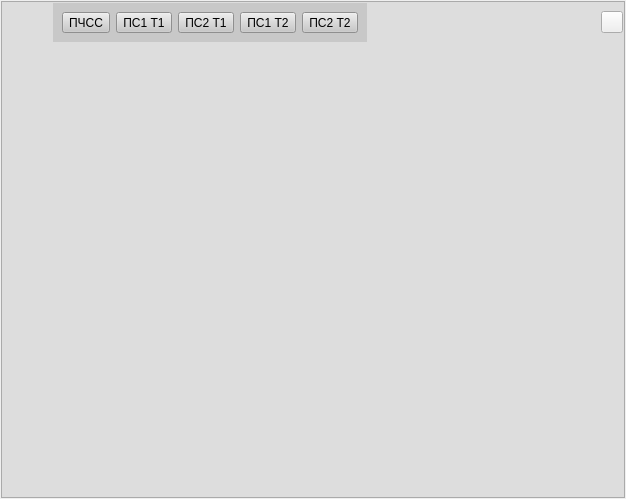
<?xml version="1.0" encoding="UTF-8"?>
<ui version="4.0">
 <class>ShPIndicatorWidget</class>
 <widget class="QWidget" name="ShPIndicatorWidget">
  <property name="geometry">
   <rect>
    <x>0</x>
    <y>0</y>
    <width>626</width>
    <height>499</height>
   </rect>
  </property>
  <property name="windowTitle">
   <string>Form</string>
  </property>
  <layout class="QGridLayout" name="gridLayout_3">
   <property name="leftMargin">
    <number>1</number>
   </property>
   <property name="topMargin">
    <number>1</number>
   </property>
   <property name="rightMargin">
    <number>1</number>
   </property>
   <property name="bottomMargin">
    <number>1</number>
   </property>
   <property name="spacing">
    <number>0</number>
   </property>
   <item row="0" column="0">
    <widget class="QFrame" name="frame">
     <property name="styleSheet">
      <string notr="true">QFrame {
  background-color: rgb(221, 221, 221);
}</string>
     </property>
     <property name="frameShape">
      <enum>QFrame::StyledPanel</enum>
     </property>
     <property name="frameShadow">
      <enum>QFrame::Raised</enum>
     </property>
     <layout class="QGridLayout" name="gridLayout">
      <property name="leftMargin">
       <number>1</number>
      </property>
      <property name="topMargin">
       <number>1</number>
      </property>
      <property name="rightMargin">
       <number>1</number>
      </property>
      <property name="bottomMargin">
       <number>1</number>
      </property>
      <item row="0" column="0">
       <layout class="QHBoxLayout" name="horizontalLayout_3">
        <item>
         <spacer name="horizontalSpacer_5">
          <property name="orientation">
           <enum>Qt::Horizontal</enum>
          </property>
          <property name="sizeType">
           <enum>QSizePolicy::Minimum</enum>
          </property>
          <property name="sizeHint" stdset="0">
           <size>
            <width>50</width>
            <height>20</height>
           </size>
          </property>
         </spacer>
        </item>
        <item>
         <widget class="QFrame" name="frame_2">
          <property name="minimumSize">
           <size>
            <width>0</width>
            <height>0</height>
           </size>
          </property>
          <property name="maximumSize">
           <size>
            <width>16777215</width>
            <height>40</height>
           </size>
          </property>
          <property name="styleSheet">
           <string notr="true">background-color: rgb(200,200,200);</string>
          </property>
          <property name="frameShape">
           <enum>QFrame::NoFrame</enum>
          </property>
          <property name="frameShadow">
           <enum>QFrame::Plain</enum>
          </property>
          <layout class="QHBoxLayout" name="horizontalLayout_2">
           <item>
            <widget class="QToolButton" name="pchToolButton">
             <property name="text">
              <string>ПЧСС</string>
             </property>
             <property name="checkable">
              <bool>true</bool>
             </property>
            </widget>
           </item>
           <item>
            <widget class="QToolButton" name="ps1t1ToolButton">
             <property name="text">
              <string>ПС1 T1</string>
             </property>
             <property name="checkable">
              <bool>true</bool>
             </property>
            </widget>
           </item>
           <item>
            <widget class="QToolButton" name="ps2t1ToolButton">
             <property name="text">
              <string>ПС2 T1</string>
             </property>
             <property name="checkable">
              <bool>true</bool>
             </property>
            </widget>
           </item>
           <item>
            <widget class="QToolButton" name="ps1t2ToolButton">
             <property name="text">
              <string>ПС1 T2</string>
             </property>
             <property name="checkable">
              <bool>true</bool>
             </property>
            </widget>
           </item>
           <item>
            <widget class="QToolButton" name="ps2t2ToolButton">
             <property name="text">
              <string>ПС2 T2</string>
             </property>
             <property name="checkable">
              <bool>true</bool>
             </property>
            </widget>
           </item>
          </layout>
         </widget>
        </item>
        <item>
         <spacer name="horizontalSpacer_2">
          <property name="orientation">
           <enum>Qt::Horizontal</enum>
          </property>
          <property name="sizeHint" stdset="0">
           <size>
            <width>40</width>
            <height>20</height>
           </size>
          </property>
         </spacer>
        </item>
        <item>
         <widget class="QToolButton" name="countToolButton">
          <property name="minimumSize">
           <size>
            <width>22</width>
            <height>22</height>
           </size>
          </property>
          <property name="maximumSize">
           <size>
            <width>22</width>
            <height>22</height>
           </size>
          </property>
          <property name="toolTip">
           <string>Выбора числа виджетов ШП (1 или 2)</string>
          </property>
          <property name="text">
           <string/>
          </property>
          <property name="icon">
           <iconset resource="../../../resources.qrc">
            <normaloff>:/icons/arrow-double-up-down-32.png</normaloff>:/icons/arrow-double-up-down-32.png</iconset>
          </property>
         </widget>
        </item>
       </layout>
      </item>
      <item row="1" column="0">
       <widget class="QStackedWidget" name="graphicWidget">
        <property name="minimumSize">
         <size>
          <width>400</width>
          <height>0</height>
         </size>
        </property>
        <property name="currentIndex">
         <number>2</number>
        </property>
        <widget class="QWidget" name="pagePChSS">
         <layout class="QGridLayout" name="gridLayout_6">
          <property name="leftMargin">
           <number>1</number>
          </property>
          <property name="topMargin">
           <number>1</number>
          </property>
          <property name="rightMargin">
           <number>1</number>
          </property>
          <property name="bottomMargin">
           <number>1</number>
          </property>
          <item row="0" column="0">
           <widget class="GraphicValue" name="graphic_pchss" native="true"/>
          </item>
         </layout>
        </widget>
        <widget class="QWidget" name="pageShP1">
         <layout class="QGridLayout" name="gridLayout_7">
          <property name="leftMargin">
           <number>1</number>
          </property>
          <property name="topMargin">
           <number>1</number>
          </property>
          <property name="rightMargin">
           <number>1</number>
          </property>
          <property name="bottomMargin">
           <number>1</number>
          </property>
          <item row="0" column="0">
           <widget class="GraphicTime" name="graphic_shp1" native="true"/>
          </item>
         </layout>
        </widget>
        <widget class="QWidget" name="pageShP2">
         <layout class="QGridLayout" name="gridLayout_4">
          <property name="leftMargin">
           <number>1</number>
          </property>
          <property name="topMargin">
           <number>1</number>
          </property>
          <property name="rightMargin">
           <number>1</number>
          </property>
          <property name="bottomMargin">
           <number>1</number>
          </property>
          <item row="0" column="0">
           <widget class="GraphicTime" name="graphic_shp2" native="true"/>
          </item>
         </layout>
        </widget>
       </widget>
      </item>
     </layout>
    </widget>
   </item>
  </layout>
 </widget>
 <customwidgets>
  <customwidget>
   <class>GraphicValue</class>
   <extends>QWidget</extends>
   <header location="global">GraphicValue.h</header>
   <container>1</container>
  </customwidget>
  <customwidget>
   <class>GraphicTime</class>
   <extends>QWidget</extends>
   <header location="global">GraphicTime.h</header>
   <container>1</container>
  </customwidget>
 </customwidgets>
 <resources>
  <include location="../../../resources.qrc"/>
 </resources>
 <connections/>
</ui>
